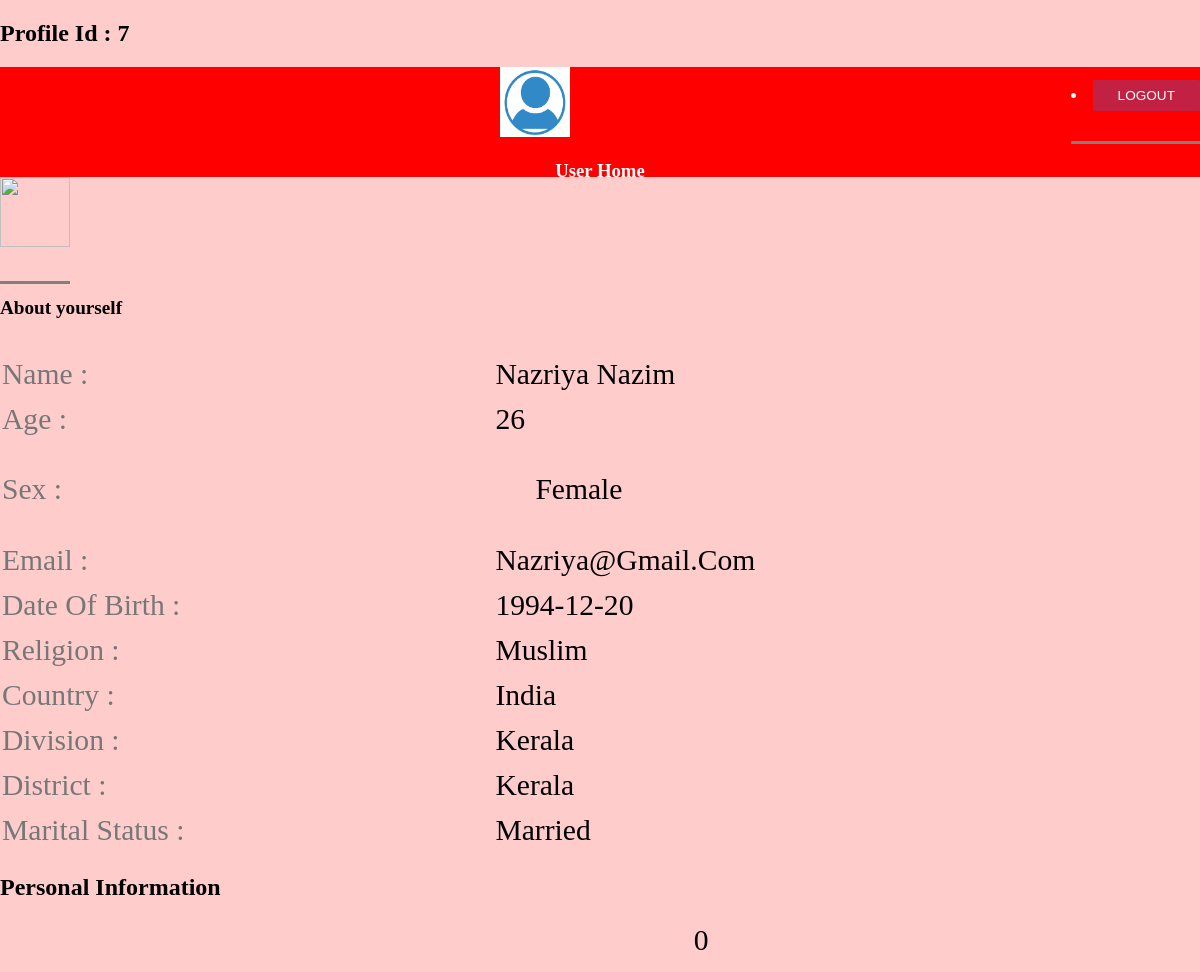
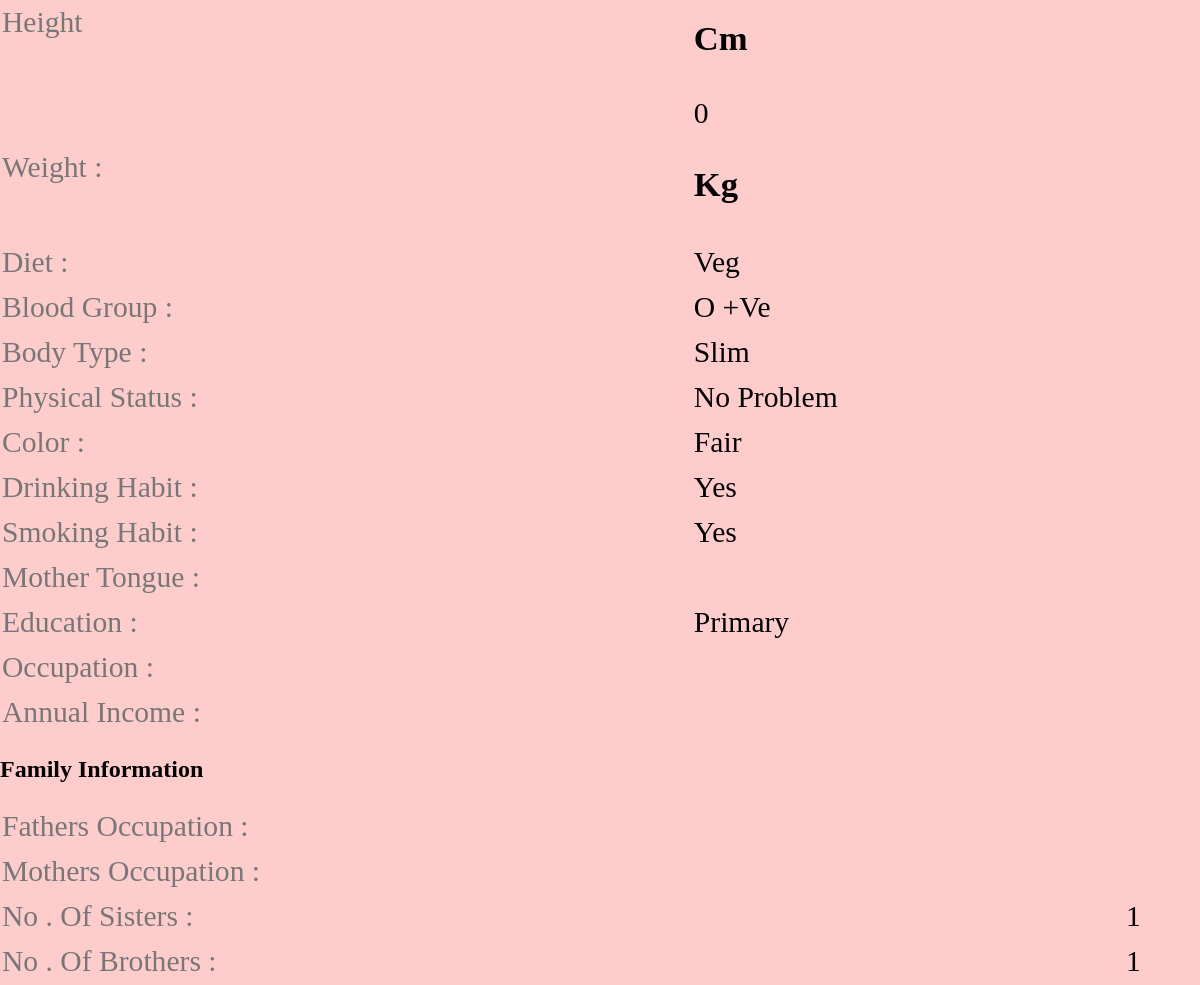
Page /profile.php?id=7 (signed in) on the committed database (2 pictures, top to bottom).
### tables this page shows
CREATE TABLE `customer` (
  `id` int(10) NOT NULL,
  `cust_id` int(5) NOT NULL,
  `email` varchar(60) NOT NULL,
  `age` varchar(10) NOT NULL,
  `height` int(10) NOT NULL,
  `sex` varchar(6) NOT NULL,
  `religion` varchar(20) NOT NULL,
  `division` varchar(100) NOT NULL,
  `district` varchar(20) NOT NULL,
  `country` varchar(10) NOT NULL,
  `maritalstatus` varchar(20) NOT NULL,
  `education` text NOT NULL,
  `firstname` text NOT NULL,
  `lastname` text NOT NULL,
  `phonenumber` int(11) NOT NULL,
  `body_type` text NOT NULL,
  `physical_status` text NOT NULL,
  `drink` varchar(8) NOT NULL,
  `mothertounge` text NOT NULL,
  `colour` varchar(20) NOT NULL,
  `weight` int(5) NOT NULL,
  `blood_group` varchar(5) NOT NULL,
  `diet` varchar(8) NOT NULL,
  `smoke` varchar(8) NOT NULL,
  `dateofbirth` date NOT NULL,
  `occupation` text NOT NULL,
  `annual_income` varchar(20) NOT NULL,
  `fathers_occupation` varchar(20) NOT NULL,
  `mothers_occupation` varchar(20) NOT NULL,
  `no_bro` int(5) NOT NULL,
  `no_sis` int(5) NOT NULL,
  `aboutme` text NOT NULL,
  `profilecreationdate` date NOT NULL,
`image` varchar(200)
);

### function.php (called while the page is built, shortened)
<?php
function mysqlexec($sql){
  $host="localhost";
  $username="root";
  $password="";
  $db_name="matrimony";
  $conn=mysqli_connect("$host", "$username", "$password")or die("cannot connect");
  mysqli_select_db($conn,"$db_name")or die("cannot select DB");
  if($result = mysqli_query($conn, $sql)){
    return $result;
  }
  else{
    echo mysqli_error($conn);
  }
}
?>

### profile.php (the view, shortened to what this page needs)
<?php include_once("function.php"); ?>
<?php
$id=$_GET['id'];
$profileid=$id;
$sql="SELECT * FROM customer WHERE cust_id = $id";
$result = mysqlexec($sql);
if($result){
$row=mysqli_fetch_assoc($result);
	$fname=$row['firstname'];
	$lname=$row['lastname'];
	$sex=$row['sex'];
	$email=$row['email'];
	$dob=$row['dateofbirth'];
	$religion=$row['religion'];
	$country = $row['country'];
	$division=$row['division'];
	$district=$row['district'];
	$age=$row['age'];
	$maritalstatus=$row['maritalstatus'];
	$education=$row['education'];
	$bodytype=$row['body_type'];
	$physicalstatus=$row['physical_status'];
	$drink=$row['drink'];
	$smoke=$row['smoke'];
	$bloodgroup=$row['blood_group'];
	$weight=$row['weight'];
	$height=$row['height'];
	$colour=$row['colour'];
	$diet=$row['diet'];
	$occupation=$row['occupation'];
	$income=$row['annual_income'];
	$bros=$row['no_bro'];
	$sis=$row['no_sis'];
	$image100=$row['image'];
}
else{
	echo "<script>alert(\"Invalid Profile ID\")</script>";
}
?>
<!DOCTYPE html>
<html>
<head>
	<h2>Profile Id : <?php echo $profileid;?></h2>
	<div id="leftmenu">
	<li><a href="logout.php">
		 <input type="submit" name="logout" value="LOGOUT" class="btn_1 submit">
		 </a></li></div>
	<link rel="stylesheet" type="text/css" href="style_admin.css">
</head>
<body>
	<div id="header">
<center><img src="user.png">
<h3> User Home </h3></center>
</div>
  <div class="basic_1-left">
				 <li> <img src="profile/<?php echo $profileid;?>/<?php echo $image100;?> " /> </li>
				    </div>
 <div class="tab_box">
				    	<h1>About yourself</h1>
				    </div>
 <div class="basic_1-left">
				    	  <table class="table_working_hours">
				        	<tbody>
				        		<tr class="opened">
				        			<td class="day_label"> Name  : </td>
									<td class="day_value">
  	                              <?php echo $fname . " " .$lname; ?>
  	                           </td>
                                  </tr>
                                  <tr class="opened">
									<td class="day_label">Age   : </td>
									<td class="day_value">
									<?php echo $age;?>
									</td>
								</tr>
								<tr class="opened">
									<td class="day_label">sex  :</td>
									<td class="day_value">
									  <ul>
            <?php echo $sex;?>
          </ul>
									</td>
								</tr>
								 <tr class="opened">
									<td class="day_label">Email   : </td>
									<td class="day_value">
									<?php echo $email;?>
									</td>
								</tr>
							<tr class="opened">
									<td class="day_label">Date of Birth :</td>
									<td class="day_value">
     <?php echo $dob;?>
                                </tr>
                                <tr class="opened">
                                 <td class="day_label">Religion :</td>
                                 <td class="day_value">
                        <?php echo $religion;?>
                  </td>
              </tr>
                <tr class="opened">
                                 <td class="day_label">Country :</td>
                                 <td class="day_value">
                    <?php echo  $country;?></td>
                </tr>
                <tr class="opened">
									<td class="day_label">Division :</td>
									<td class="day_value">
                     <?php echo $division;?>
                </td>
            </tr>
                    <tr class="opened">
									<td class="day_label">district :</td>
									<td class="day_value">
										 <?php echo $district;?>
									</td>
								</tr>
								<tr class="opened">
									<td class="day_label">Marital Status :</td>
									<td class="day_value">
										 <?php echo $maritalstatus;?>
									</td>
								</tr>
							</tbody>
						</table>
					</div>
                    <div class="basic_1-left">
				    	  <table class="table_working_hours">
				        	<tbody>
                    <h2>Personal Information</h2>
								<tr class="opened">
									<td class="day_label">Height</td>
									<td class="day_value closed"> <?php echo  $height;?><h3>cm</h3></td>
								</tr>
								<tr class="opened">
									<td class="day_label">Weight :</td>
									<td class="day_value closed"> <?php echo $weight;?><h3>kg</h3></td>
								</tr>
								<tr class="opened">
									<td class="day_label">Diet :</td>
									<td class="day_value closed"><div class="select-block1">
					                 <?php echo  $diet;?>
							    	</div>
							    	</td>
								</tr>
					<tr class="opened">
									<td class="day_label">Blood Group :</td>
									<td class="day_value closed"><div class="select-block1">
					               <?php echo $bloodgroup;?>
							    	</div>
							    	</td>
								</tr>
                              <tr class="opened">
									<td class="day_label">Body Type :</td>
									<td class="day_value">
										 <?php echo $bodytype;?>
              </td>
          </tr>
<tr class="opened">
									<td class="day_label">Physical Status :</td>
									<td class="day_value">
										 <?php echo $physicalstatus;?>
              </td>
          </tr>
<tr class="opened">
									<td class="day_label">color :</td>
									<td class="day_value">
						 <?php echo $colour;?>
              </td>
          </tr>
										 <tr class="opened">
									<td class="day_label">Drinking habit :</td>
									<td class="day_value">
										 <?php echo  $drink;?>
                                         </td></tr>
										 <tr class="opened">
									<td class="day_label">Smoking habit :</td>
									<td class="day_value">
										 <?php echo $smoke;?>
                                        </td></tr>
								<tr class="opened">
									<td class="day_label">Mother Tongue :</td>
									<td class="day_value closed">
								    </td>
								</tr>
								<tr class="opened">
									<td class="day_label">Education :</td>
									<td class="day_value closed">
										<div class="select-block1">
						                 <?php echo $education;?>
								    </div>
								    </td>
								</tr>
								<tr class="opened">
									<td class="day_label">Occupation :</td>
									<td class="day_value closed">  <?php echo  $occupation;?></td>
								</tr>
								<tr class="opened">
									<td class="day_label">Annual Income  :</td>
									<td class="day_value closed">  <?php echo $income;?></td>
								</tr>
							 </tbody>
				          </table>
				        </div>
 <div class="basic_1-left">
				    	  <table class="table_working_hours">
				        	<tbody>
				        	<h2>Family Information</h2>
				   <tr class="opened">
									<td class="day_label">Fathers Occupation  :</td>
									<td class="day_value closed">
									</td></tr>
 <tr class="opened">
									<td class="day_label">Mothers Occupation :</td>
									<td class="day_value closed">
										</td></tr>
 <tr class="opened">
									<td class="day_label">No . Of sisters :</td>
									<td class="day_value">
										 <?php echo $sis;?>
	            </td>
	        </tr>
 <tr class="opened">
									<td class="day_label">No . Of brothers :</td>
									<td class="day_value">
                                <?php echo  $bros;?>
	            </td>
	        </tr>
	    </tbody>
	</table>
</div>
</body>
</html>

### style_admin.css (style rules this page uses)
body { background: hsl(0,100%,90%); margin: 0px; border: 0px; }
#header { width: auto; height: 110px; background: hsl(0,100%,50%); color: white; }
#leftmenu { float: right; background: hsl(0,100%,50%); color: white; }
.basic_1-left li { padding-left:0; display: inline-block; margin-left: auto; margin-right: auto; }
li { padding-bottom: 30px; border-bottom: 3px solid grey; }
a { text-decoration:none; color:white; }
img { width: 70px; height: 70px; }
.btn_1 { padding: 6px 20px; }
.btn_1 { background: #c32143; border-radius: 2px; -webkit-border-radius: 2px; -moz-border-radius: 2px; -o-border-radius: 2px; padding: 8px 25px; display: inline-block; color: #fff; text-transform: uppercase; outline: none; border: none; margin: 1em 0 0 0; font-size: 0.85em; }
.tab_box { margin-bottom: 2em; }
.tab_box h1 { color:black; font-size:1.2em; }
.basic_1-left { padding-left:0; }
table.table_working_hours { width: 100%; }
.table_working_hours tr { border: 0; }
td.day_label { color: #777; padding:5px 0; }
.table_working_hours tr { color: #000; font-size: 1.85em; text-transform: capitalize; }

### rows in the picture
customer: firstname "Nazriya", lastname "Nazim", age "26", sex "Female", email "Nazriya@gmail.com", dateofbirth "1994-12-20", religion "Muslim", country "India", division "Kerala", district "Kerala", maritalstatus "Married", height "0", weight "0", diet "Veg", blood_group "O +ve", body_type "Slim", physical_status "No Problem", colour "Fair", drink "Yes", smoke "Yes", education "Primary", no_sis "1", no_bro "1"

### other values in the picture
$profileid "7"
